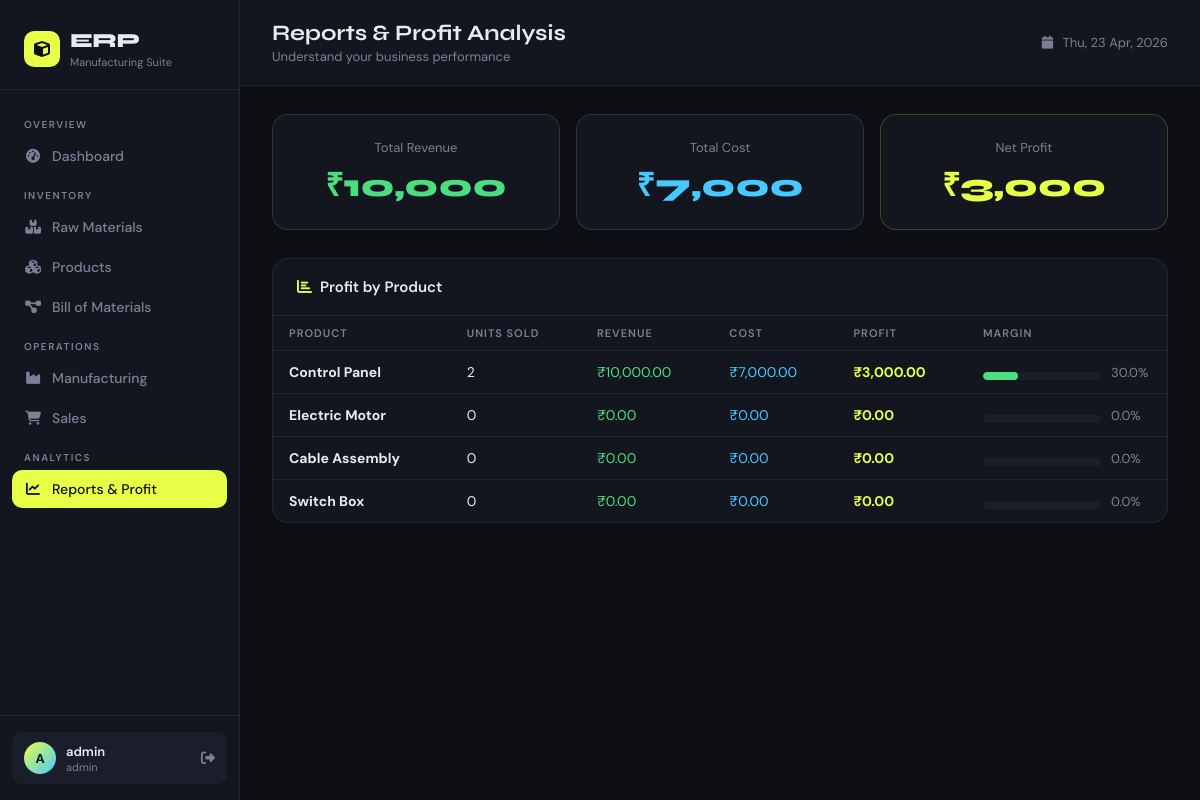
The app's page /reports (signed in) with its own data.
### tables this page shows
CREATE TABLE products (
            id INTEGER PRIMARY KEY AUTOINCREMENT,
            name TEXT NOT NULL UNIQUE,
            stock INTEGER NOT NULL DEFAULT 0,
            selling_price REAL DEFAULT 0,
            cost_price REAL DEFAULT 0
        );

### app.py (the view)
@app.route("/reports")
@login_required
def reports():
    db = get_db()
    product_profit = db.execute("""
        SELECT p.name,
               COALESCE(SUM(s.quantity), 0) as total_sold,
               COALESCE(SUM(s.total_amount), 0) as revenue,
               COALESCE(SUM(s.quantity * p.cost_price), 0) as cost,
               COALESCE(SUM(s.total_amount) - SUM(s.quantity * p.cost_price), 0) as profit
        FROM products p
        LEFT JOIN sales s ON p.id = s.product_id
        GROUP BY p.id
        ORDER BY profit DESC
    """).fetchall()
    total_revenue = sum(r["revenue"] for r in product_profit)
    total_cost = sum(r["cost"] for r in product_profit)
    total_profit = total_revenue - total_cost
    db.close()
    return render_template("reports.html",
                           product_profit=product_profit,
                           total_revenue=total_revenue,
                           total_cost=total_cost,
                           total_profit=total_profit)

### app.py (called while the page is built)
def get_db():
    db = sqlite3.connect("erp.db")
    db.row_factory = sqlite3.Row  # This lets us access columns by name (row["name"])
    return db

def login_required(f):
    @wraps(f)
    def decorated(*args, **kwargs):
        if "user" not in session:
            return redirect(url_for("login"))
        return f(*args, **kwargs)
    return decorated

### templates/reports.html (shortened to what this page needs)
{% extends "base.html" %}
{% block page_title %}Reports & Profit Analysis{% endblock %}
{% block page_subtitle %}Understand your business performance{% endblock %}
{% block content %}
<div class="summary-row">
    <div class="summary-card" style="border-color:rgba(74,222,128,0.2);">
        <div class="summary-label">Total Revenue</div>
        <div class="summary-val green">₹{{ "{:,.0f}".format(total_revenue) }}</div>
    </div>
    <div class="summary-card" style="border-color:rgba(71,201,255,0.2);">
        <div class="summary-label">Total Cost</div>
        <div class="summary-val blue">₹{{ "{:,.0f}".format(total_cost) }}</div>
    </div>
    <div class="summary-card" style="border-color:rgba(232,255,71,0.2);">
        <div class="summary-label">Net Profit</div>
        <div class="summary-val {% if total_profit >= 0 %}accent{% else %}red{% endif %}">
            ₹{{ "{:,.0f}".format(total_profit) }}
        </div>
    </div>
</div>
<div class="card">
    <div class="card-header">
        <div class="card-title"><i class="fas fa-chart-bar" style="color:var(--accent);margin-right:8px;"></i>Profit by Product</div>
    </div>
    <div class="table-wrap">
        {% if product_profit %}
        <table>
            <thead>
                <tr>
                    <th>Product</th>
                    <th>Units Sold</th>
                    <th>Revenue</th>
                    <th>Cost</th>
                    <th>Profit</th>
                    <th style="width:200px;">Margin</th>
                </tr>
            </thead>
            <tbody>
                {% for p in product_profit %}
                {% set margin = (p.profit / p.revenue * 100) if p.revenue > 0 else 0 %}
                <tr>
                    <td><strong>{{ p.name }}</strong></td>
                    <td>{{ p.total_sold }}</td>
                    <td style="color:var(--success);">₹{{ "{:,.2f}".format(p.revenue) }}</td>
                    <td style="color:var(--accent2);">₹{{ "{:,.2f}".format(p.cost) }}</td>
                    <td style="font-weight:700; color:{% if p.profit >= 0 %}var(--accent){% else %}var(--danger){% endif %};">
                        ₹{{ "{:,.2f}".format(p.profit) }}
                    </td>
                    <td>
                        <div style="display:flex;align-items:center;gap:10px;">
                            <div class="profit-bar-wrap" style="flex:1">
                                <div class="profit-bar"
                                     style="width:{{ [margin|abs, 100]|min }}%;
                                            background:{% if margin >= 30 %}var(--success){% elif margin >= 10 %}var(--warning){% else %}var(--danger){% endif %};">
                                </div>
                            </div>
                            <span style="font-size:13px;color:var(--muted);min-width:40px;">{{ "%.1f"|format(margin) }}%</span>
                        </div>
                    </td>
                </tr>
                {% endfor %}
            </tbody>
        </table>
        {% else %}
        <div style="text-align:center;padding:40px;color:var(--muted);">No sales data available yet.</div>
        {% endif %}
    </div>
</div>
{% endblock %}

### templates/base.html (style rules this page uses)
:root { --bg: #0d0f14; --surface: #13161e; --surface2: #1a1e2a; --border: rgba(255,255,255,0.07); --accent: #e8ff47; --accent2: #47c9ff; --accent3: #ff6b6b; --text: #e8eaf2; --muted: #7b8099; --success: #4ade80; --warning: #fbbf24; --danger: #f87171; --sidebar-w: 240px; }
* { margin:0; padding:0; box-sizing:border-box; }
body { font-family: 'DM Sans', sans-serif; background: var(--bg); color: var(--text); min-height: 100vh; }
.card { background: var(--surface); border: 1px solid var(--border); border-radius: 16px; overflow: hidden; }
.card-header { padding: 18px 24px; border-bottom: 1px solid var(--border); display: flex; align-items: center; justify-content: space-between; }
.card-title { font-size: 15px; font-weight: 600; }
.table-wrap { overflow-x: auto; }
table { width: 100%; border-collapse: collapse; font-size: 14px; }
thead th { padding: 10px 16px; text-align: left; font-size: 11px; font-weight: 600; letter-spacing: 1px; text-transform: uppercase; color: var(--muted); border-bottom: 1px solid var(--border); }
tbody tr { border-bottom: 1px solid var(--border); transition: background 0.15s; }
tbody tr:last-child { border-bottom: none; }
td { padding: 12px 16px; vertical-align: middle; }

### templates/reports.html (style rules this page uses)
.summary-row { display:grid; grid-template-columns:repeat(3,1fr); gap:16px; margin-bottom:28px; }
.summary-card { background:var(--surface); border:1px solid var(--border); border-radius:16px; padding:24px; text-align:center; }
.summary-label { font-size:13px; color:var(--muted); margin-bottom:6px; }
.summary-val { font-family:'Syne',sans-serif; font-size:32px; font-weight:800; }
.summary-val.green { color:var(--success); }
.summary-val.blue { color:var(--accent2); }
.summary-val.accent { color:var(--accent); }
.profit-bar-wrap { height: 8px; background:var(--surface2); border-radius:8px; overflow:hidden; margin-top:8px; }
.profit-bar { height:100%; border-radius:8px; transition: width 0.6s ease; }

### records on screen
products: name "Control Panel", total_sold "2", revenue "10,000.00", cost "7,000.00", profit "3,000.00", margin "30.0"
products: name "Electric Motor", total_sold "0", revenue "0.00", cost "0.00", profit "0.00", margin "0.0"
products: name "Cable Assembly", total_sold "0", revenue "0.00", cost "0.00", profit "0.00", margin "0.0"
products: name "Switch Box", total_sold "0", revenue "0.00", cost "0.00", profit "0.00", margin "0.0"

### other values on screen
{{ session.user[0].upper() }} "A"
{{ session.user }} "admin"
{{ session.role }} "admin"
{{ "{:,.0f}".format(total_revenue) }} "10,000"
{{ "{:,.0f}".format(total_cost) }} "7,000"
{{ "{:,.0f}".format(total_profit) }} "3,000"
